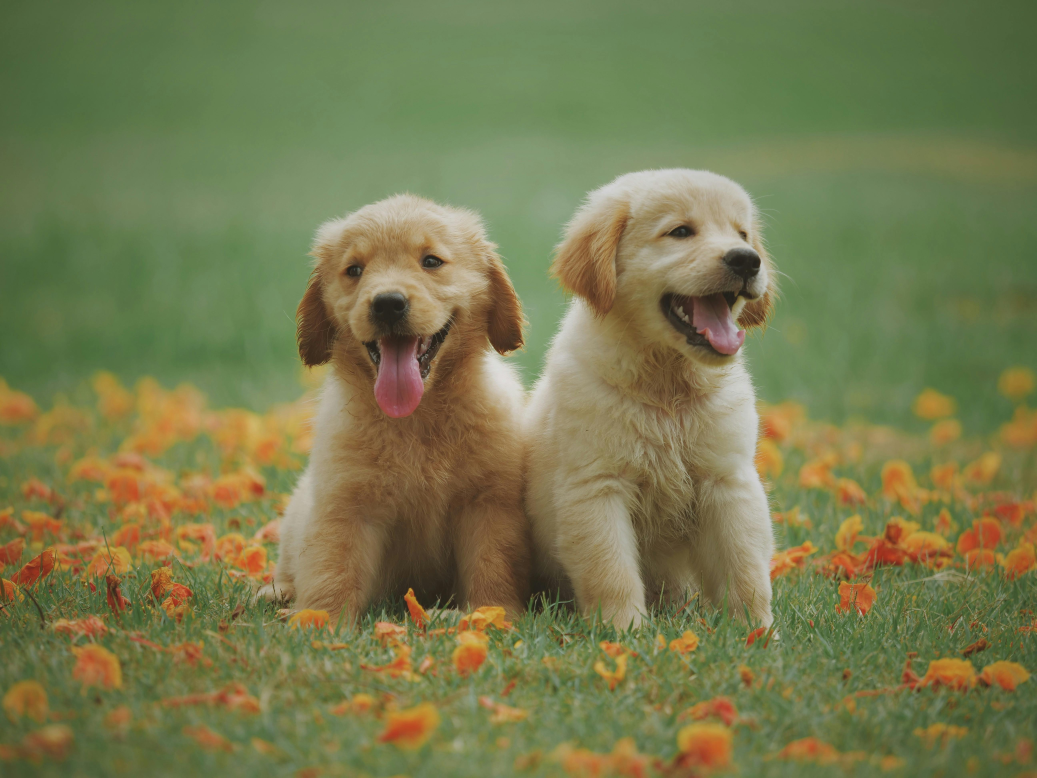
#> input picture raw_cot/2d_image_inference/dogs.jpg, 5184 x 3888 px (shown at 1/5 size)
$ python -i multi_piece.py   (imports and definitions only)
#> lines starting #> are read from the running program, lines starting #| are printed output that depends on the picture
### raw_cot/2d_image_inference/utils.py
"""
Utility functions for the puzzle generator.
"""

import os
import cv2
import numpy as np
from PIL import Image, ImageFilter
import matplotlib.pyplot as plt
from typing import List, Tuple, Dict, Any, Union, Optional
import matplotlib.gridspec as gridspec


def load_image(image_path: str) -> Tuple[Image.Image, np.ndarray]:
    """
    Load an image from path using both PIL and OpenCV.

    Args:
        image_path: Path to the image file

    Returns:
        Tuple containing (PIL Image, OpenCV image)
    """
#> called with image_path = 'dogs.jpg'
    if not os.path.exists(image_path):
        raise FileNotFoundError(f"Image not found at: {image_path}")

    pil_img = Image.open(image_path).convert("RGB")
#> pil_img is the input picture: PIL image 5184x3888 RGB; mean R, G, B 119.3, 122, 78.3
    cv_img = cv2.imread(image_path)
    if cv_img is None:
        raise ValueError(f"Failed to load image with OpenCV: {image_path}")
    cv_img = cv2.cvtColor(cv_img, cv2.COLOR_BGR2RGB)  # Convert to RGB

    return pil_img, cv_img


# [60 lines left out: functions add_noise_to_mask, smooth_mask, not called in this run]


def create_visualization(masked_img: Image.Image,
                         options: List[Image.Image],
                         correct_indices: Union[int, List[int]],
                         output_dir: str,
                         title: str = "Image with Cutout",
                         show_border: bool = False,
                         show_grid: bool = False,
                         grid_size: Optional[int] = None,
                         target_cells: Optional[List[Tuple[int, int]]] = None) -> str:
    """
    Enhanced visualization function that clearly shows both the problem and options.
    """
    num_options = len(options)

    # Convert single index to list for consistent processing
    if isinstance(correct_indices, int):
        correct_indices = [correct_indices]

    # Create a larger figure to accommodate both problem and options
    fig = plt.figure(figsize=(15, 10))

    # Create a proper GridSpec for the entire figure
    gs = gridspec.GridSpec(3, 1, figure=fig)

    # PROBLEM SECTION - Take up more space for the puzzle question
    ax_problem = fig.add_subplot(gs[0:2, 0])
    ax_problem.imshow(masked_img)

    # Make the title more informative
    if show_grid and grid_size and target_cells:
        cell_info = ", ".join([f"({col},{row})" for col, row in target_cells])
        problem_title = f"{title}\nWhich pieces fit in the gray areas? (Locations: {cell_info})"
    else:
        problem_title = f"{title}\nWhich piece fits in the gray area?"

    ax_problem.set_title(problem_title, fontsize=16, fontweight='bold')
    ax_problem.axis('off')

    # Add grid overlay if requested
    if show_grid and grid_size:
        width, height = masked_img.size
        cell_width = width / grid_size
        cell_height = height / grid_size

        # Draw grid lines
        for i in range(grid_size + 1):
            # Vertical lines
            x = i * cell_width
            ax_problem.axvline(x=x, color='red', linestyle='-', linewidth=1)

            # Horizontal lines
            y = i * cell_height
            ax_problem.axhline(y=y, color='red', linestyle='-', linewidth=1)

        # Highlight target cells with more prominent borders
        if target_cells:
            for col, row in target_cells:
                left = col * cell_width
                top = row * cell_height
                rect = plt.Rectangle((left, top), cell_width, cell_height,
                                    fill=False, edgecolor='red', linewidth=3)
                ax_problem.add_patch(rect)

    # OPTIONS SECTION - Show clearly labeled options below
    ax_options_container = fig.add_subplot(gs[2, 0])
    ax_options_container.set_frame_on(False)
    ax_options_container.set_xticks([])
    ax_options_container.set_yticks([])
    ax_options_container.set_title("Options (Select all that apply)", fontsize=14, fontweight='bold')

    # Create a grid for the options - always in a single row for consistency
    ncols = min(num_options, 4)  # Maximum 4 columns
    option_gs = gridspec.GridSpecFromSubplotSpec(1, ncols, subplot_spec=gs[2, 0])

    # Add options to the grid
    for i, option in enumerate(options):
        # Create subplot for this option
        ax_opt = fig.add_subplot(option_gs[0, i % ncols])
        ax_opt.imshow(option)

        # Label each option clearly
        if i in correct_indices:
            ax_opt.set_title(f"Option {chr(65+i)} (CORRECT)",
                             color='green', fontsize=12, fontweight='bold')
        else:
            ax_opt.set_title(f"Option {chr(65+i)}", fontsize=12)

        ax_opt.axis('off')

        # Add border around each option
        for spine in ax_opt.spines.values():
            spine.set_visible(True)
            spine.set_color('green' if i in correct_indices else 'gray')
            spine.set_linewidth(3 if i in correct_indices else 1)

    plt.tight_layout()

    # Save the visualization with high quality
    vis_path = os.path.join(output_dir, "visualization.png")
    plt.savefig(vis_path, bbox_inches='tight', dpi=200)
    plt.close()

    return vis_path


# [49 lines left out: function generate_distractors, not called in this run]

### raw_cot/2d_image_inference/multi_piece.py
"""
Multi-piece grid puzzle generator.

This module provides functionality to generate grid-based puzzles
where multiple pieces are removed, and the task is to identify
which options belong in which target cells.
"""

import os
import json
import random
import numpy as np
import cv2
from PIL import Image, ImageDraw, ImageEnhance, ImageFilter, ImageOps
from typing import Dict, List, Any, Optional, Tuple, Union

from utils import load_image, create_visualization


class MultiPiecePuzzleGenerator:
    """
    Generator for multi-piece grid puzzles with support for multiple correct answers.
    """

    def __init__(self, seed: Optional[int] = None):
        """
        Initialize the multi-piece puzzle generator.

        Args:
            seed: Optional random seed for reproducibility
        """
        if seed is not None:
            random.seed(seed)
            np.random.seed(seed)

        # Default parameters for different difficulty levels
        self.params = {
            'easy': {
                'grid_size': 3,             # 3x3 grid
                'num_pieces_removed': 3,    # Remove 3 pieces
                'distractor_difficulty': 'low'  # Easy to distinguish distractors
            },
            'medium': {
                'grid_size': 4,             # 4x4 grid
                'num_pieces_removed': 4,    # Remove 4 pieces
                'distractor_difficulty': 'medium'  # Harder to distinguish
            },
            'hard': {
                'grid_size': 5,             # 5x5 grid
                'num_pieces_removed': 5,    # Remove 5 pieces
                'distractor_difficulty': 'high'  # Very similar distractors
            }
        }

        # Available distractor strategies
        self.distractor_strategies = [
            'other_cell',      # Take from another grid cell
            'transform',       # Apply transformations
            'shifted_grid',    # Shift the grid slightly
            'color_modify',    # Modify colors
            'pattern_modify'   # Add/remove patterns
        ]

    def generate(self,
                image_path: str,
                output_dir: str,
                num_options: int = 6,
                difficulty: str = 'medium',
                num_correct: int = 2,
                custom_params: Optional[Dict] = None,
                distractor_types: Optional[List[str]] = None) -> Dict:
        """
        Generate a multi-piece puzzle task with multiple correct answers.

        Args:
            image_path: Path to the source image
            output_dir: Directory to save the task files
            num_options: Number of piece options to generate (default: 6)
            difficulty: Difficulty level ('easy', 'medium', 'hard')
            num_correct: Number of correct answers to include (default: 2)
            custom_params: Optional dict to override default parameters
            distractor_types: List of distractor strategies to use (randomly chosen if None)

        Returns:
            Dictionary with task information
        """
        # Create output directory
        task_dir = os.path.join(output_dir, f"multi_piece_task_{difficulty}")
        os.makedirs(task_dir, exist_ok=True)

        # Get parameters based on difficulty level
        params = self.params.get(difficulty, self.params['medium']).copy()

        # Override with custom parameters if provided
        if custom_params:
            params.update(custom_params)

        # Load the image
        pil_img, cv_img = load_image(image_path)
        width, height = pil_img.size

        # Create a grid
        grid_size = params['grid_size']
        cell_width = width // grid_size
        cell_height = height // grid_size

        # Create a list of all grid cells
        cells = []
        for row in range(grid_size):
            for col in range(grid_size):
                cells.append((col, row))  # (x, y) cell coordinates

        # FIXED: For multi-piece, remove exactly num_correct cells (2 in our case)
        # and all removed cells are the ones we're asking about
        num_removed = num_correct  # This ensures exactly 2 pieces are removed
        removed_cells = random.sample(cells, num_removed)  # Sample 2 cells
        test_cells = removed_cells.copy()  # All removed cells are test cells

        # Create the masked image with gray rectangles for removed cells
        masked_img = pil_img.copy()
        draw = ImageDraw.Draw(masked_img)

        # Only the test cells get gray rectangles
        for cell in test_cells:
            col, row = cell
            left = col * cell_width
            top = row * cell_height
            right = left + cell_width
            bottom = top + cell_height

            draw.rectangle((left, top, right, bottom), fill=(128, 128, 128))

        # Draw grid lines for better visualization
        for i in range(grid_size + 1):
            # Vertical lines
            x = i * cell_width
            draw.line([(x, 0), (x, height)], fill=(200, 200, 200), width=1)

            # Horizontal lines
            y = i * cell_height
            draw.line([(0, y), (width, y)], fill=(200, 200, 200), width=1)

        # Extract the correct pieces (test cells)
        correct_pieces = []
        for test_cell in test_cells:
            col, row = test_cell
            left = col * cell_width
            top = row * cell_height
            right = left + cell_width
            bottom = top + cell_height

            correct_piece = pil_img.crop((left, top, right, bottom))
            correct_pieces.append(correct_piece)
#> this loop made 2 passes
#> pass 1, in generate, `correct_piece = pil_img.crop((left, top, right, bottom))`:
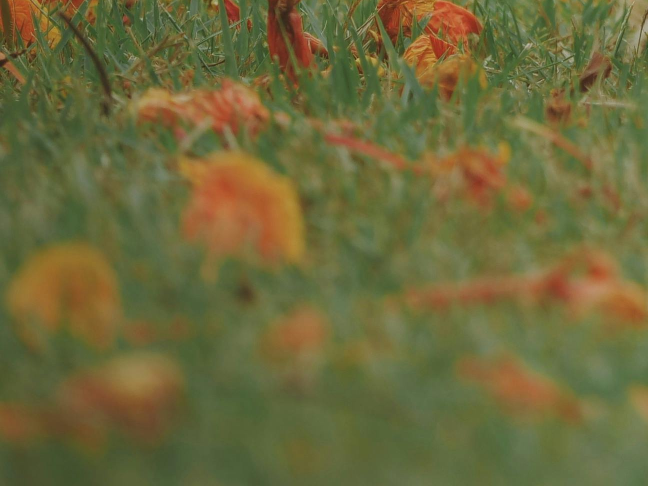
#> correct_piece: PIL image 1296x972 RGB (shown at 1/2 size); mean R, G, B 109.2, 105.2, 59.1
#> pass 2, in generate, `correct_piece = pil_img.crop((left, top, right, bottom))`:
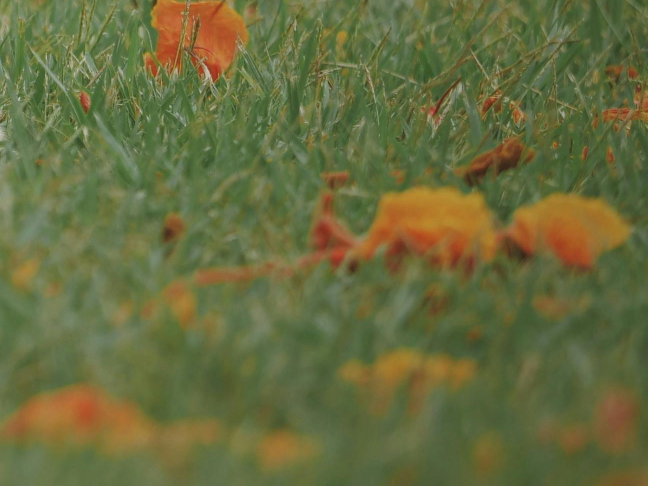
#> correct_piece: PIL image 1296x972 RGB (shown at 1/2 size); mean R, G, B 103.9, 108.3, 62.5
#> after the loop, correct_pieces = 2 items

        # Save the masked image with highlighted target cells
        highlight_img = masked_img.copy()
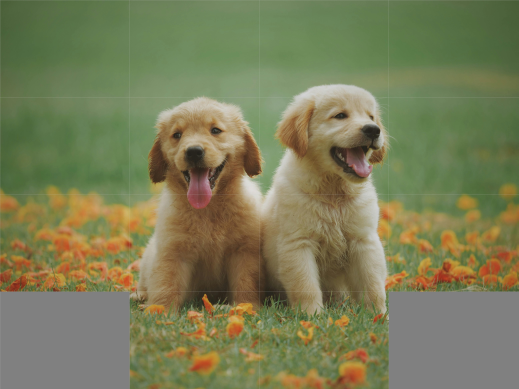
#> highlight_img: PIL image 5184x3888 RGB (shown at 1/10 size); mean R, G, B 122.1, 124.8, 86.9
        hdraw = ImageDraw.Draw(highlight_img)

        # Draw highlighted rectangle around each target cell
        for test_cell in test_cells:
            col, row = test_cell
            left = col * cell_width
            top = row * cell_height
            right = left + cell_width
            bottom = top + cell_height

            hdraw.rectangle((left, top, right, bottom), outline=(255, 0, 0), width=3)

        # Save both versions of the masked image
        masked_img_path = os.path.join(task_dir, "masked_image.jpg")
        masked_img.save(masked_img_path)

        highlighted_img_path = os.path.join(task_dir, "highlighted_targets.jpg")
        highlight_img.save(highlighted_img_path)

        # Generate the options
        options = []
        option_paths = []

        # First, add all correct pieces to the options
        for correct_piece in correct_pieces:
            options.append(correct_piece)
#> after the loop, options = 2 items

        # Then add distractors to fill up to num_options
        num_distractors = num_options - len(correct_pieces)
#> num_distractors = 4

        # Select distractor strategies if not specified
        if not distractor_types:
            num_strategies = min(num_distractors, len(self.distractor_strategies))
#> num_strategies = 4
            distractor_types = random.sample(self.distractor_strategies, num_strategies)
#> distractor_types = ['color_modify', 'other_cell', 'transform', 'shifted_grid']

        # Generate the distractors
        for i in range(num_distractors):
            strategy_idx = i % len(distractor_types)
            strategy = distractor_types[strategy_idx]

            # Pick a random correct piece to use as a basis for the distractor
            correct_piece = random.choice(correct_pieces)
            test_cell = test_cells[correct_pieces.index(correct_piece)]

            if strategy == 'other_cell':
                # Strategy 1: Take a piece from another cell
                distractor = self._strategy_other_cell(
                    pil_img, cells, removed_cells, test_cells,
                    cell_width, cell_height, params['distractor_difficulty']
                )

            elif strategy == 'transform':
                # Strategy 2: Apply transformations to a correct piece
                distractor = self._strategy_transform(
                    correct_piece, params['distractor_difficulty']
                )

            elif strategy == 'shifted_grid':
                # Strategy 3: Shift the grid slightly and take a piece
                distractor = self._strategy_shifted_grid(
                    pil_img, test_cell, grid_size, cell_width, cell_height,
                    params['distractor_difficulty']
                )

            elif strategy == 'color_modify':
                # Strategy 4: Modify the colors of a correct piece
                distractor = self._strategy_color_modify(
                    correct_piece, params['distractor_difficulty']
                )

            elif strategy == 'pattern_modify':
                # Strategy 5: Add or remove patterns from a correct piece
                distractor = self._strategy_pattern_modify(
                    correct_piece, params['distractor_difficulty']
                )

            else:
                # Default fallback: Take from a random cell
                other_cells = [cell for cell in cells if cell not in test_cells]
                if other_cells:
                    random_cell = random.choice(other_cells)

                    r_col, r_row = random_cell
                    r_left = r_col * cell_width
                    r_top = r_row * cell_height
                    r_right = r_left + cell_width
                    r_bottom = r_top + cell_height

                    distractor = pil_img.crop((r_left, r_top, r_right, r_bottom))
                else:
                    # If no other cells, apply a transformation
                    distractor = correct_piece.transpose(Image.FLIP_LEFT_RIGHT)

            options.append(distractor)
#> this loop made 4 passes
#> (strategy, test_cell) on passes 1 to 3: ('color_modify', (3, 3)), ('other_cell', (3, 3)), ('transform', (0, 3))
#> pass 1, in _strategy_color_modify, `piece = ImageEnhance.Brightness(piece).enhance(factor)`:
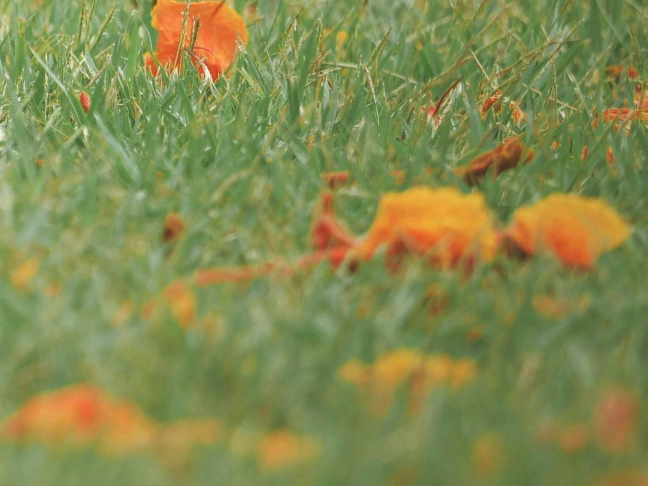
#> piece: PIL image 1296x972 RGB (shown at 1/2 size); mean R, G, B 132.6, 138.2, 79.5
#> pass 2, in generate, `distractor = self._strategy_other_cell( pil_img, cells, removed_cells,..`:
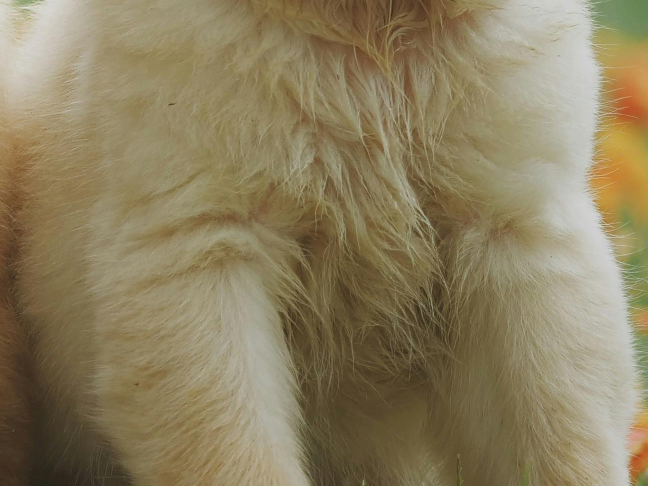
#> distractor: PIL image 1296x972 RGB (shown at 1/2 size); mean R, G, B 139.8, 127, 94.9
#> after the loop, options = 6 items

        # Shuffle the options and track the correct indices
        indices = list(range(len(options)))
#> indices = [0, 1, 2, 3, 4, 5]
#> (the rest of the program and of its run is left out)
